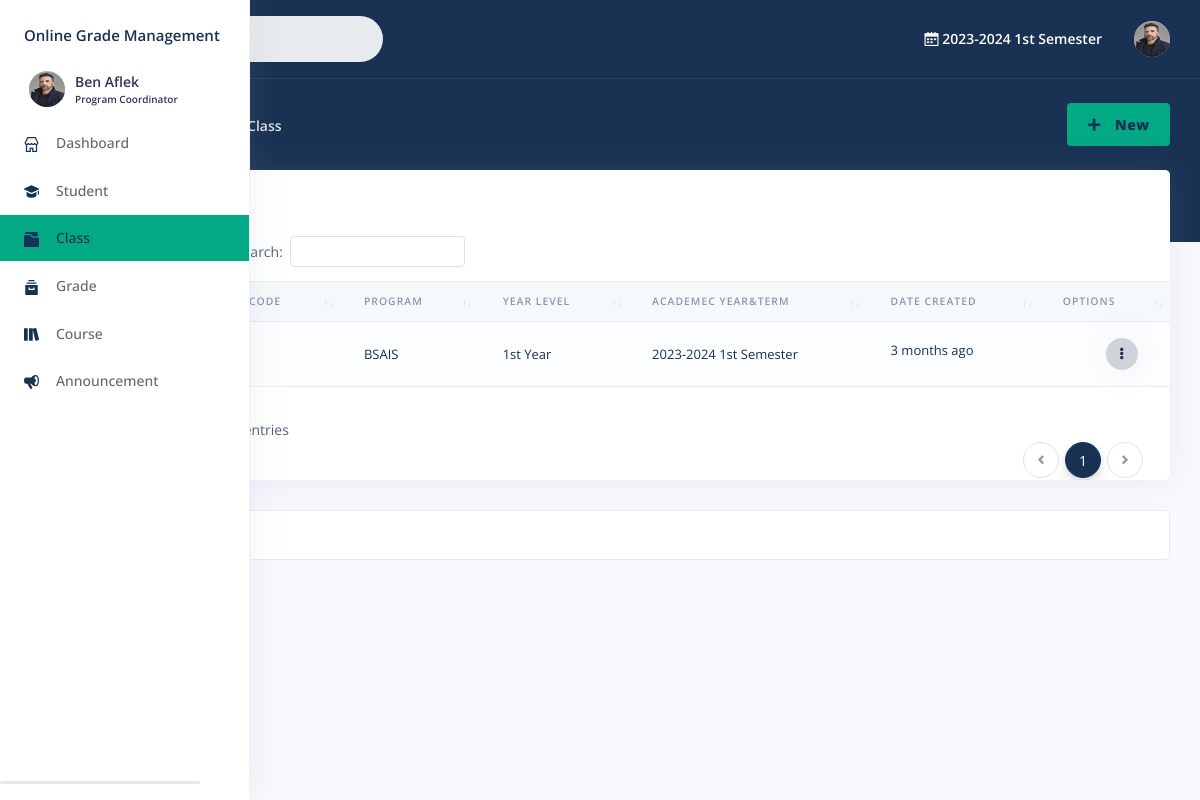
Screenshot of /faculty/class.php (signed in) with the database file from the repository.
### tables this page shows
CREATE TABLE `staff` (
  `id` int(11) NOT NULL,
  `user_id` int(11) DEFAULT NULL,
  `username` text NOT NULL,
  `institute_id` int(11) DEFAULT NULL,
  `position_id` int(11) NOT NULL,
  `created_on` datetime NOT NULL
);

CREATE TABLE `user` (
  `id` int(11) NOT NULL,
  `type` text NOT NULL,
  `username` text NOT NULL,
  `password` text NOT NULL,
  `firstname` text NOT NULL,
  `middlename` text DEFAULT NULL,
  `lastname` text NOT NULL,
  `gender` text DEFAULT NULL,
  `birthdate` date DEFAULT NULL,
  `address` text DEFAULT NULL,
  `phone_no` text DEFAULT NULL,
  `profileImage` text DEFAULT NULL,
  `isPasswordChanged` int(11) NOT NULL,
  `status` int(11) NOT NULL,
  `updated_on` datetime DEFAULT NULL,
  `created_on` datetime NOT NULL
);

CREATE TABLE `period` (
  `id` int(22) NOT NULL,
  `year` text NOT NULL,
  `term` int(11) NOT NULL,
  `status` int(11) NOT NULL,
  `updated_on` datetime DEFAULT NULL,
  `created_on` datetime NOT NULL
);

CREATE TABLE `class` (
  `id` int(20) NOT NULL,
  `class_code` text NOT NULL,
  `institute_id` int(20) DEFAULT NULL,
  `program_id` int(20) NOT NULL,
  `level` int(11) NOT NULL,
  `period_id` int(11) NOT NULL,
  `slot` int(22) DEFAULT NULL,
  `isSet` int(11) NOT NULL,
  `updated_on` datetime DEFAULT NULL,
  `created_on` datetime NOT NULL
);

CREATE TABLE `program` (
  `id` int(20) NOT NULL,
  `name` text NOT NULL,
  `description` text NOT NULL,
  `institute_id` int(20) NOT NULL,
  `updated_on` datetime NOT NULL,
  `created_on` datetime NOT NULL
);

### faculty/class.php (the view, shortened to what the rows shown need)
<?php
	include("include/session.php");
	include("include/header.php");
	include("../include/function.php");
	?>
	</head>
	<?php include("include/sidebar.php"); ?>
	<div class="main-content" id="panel">
		<?php
			include("include/topnav.php");
		?>
			<div class="container-fluid mt--6">
				  <div class="row">
					<div class="col">
					<div class="card">
					<div class="table-responsive">
              			<table class="table align-items-center table-flush table-striped" id="datatable-buttons">
                			<thead class="thead-light">
						  <tr>
						  	<th>No.</th>
							<th>Class Code</th>
							<th>Program</th>
							<th>Year Level</th>
							<th>Academec Year&Term</th>
							<th>Date Created</th>
							<th>Options</th>
						  </tr>
						</thead>
						<tbody>
							<?php
							try{
								$cnt=0;
								$sql = "SELECT *,`class`.`id` AS `class_id`,
								`program`.`name` AS `program_name`,
								`program`.`id` AS `program_id`,
								`period`.`id` AS `period_id`,
								`period`.`year` AS `period_year`,
								`period`.`term` AS `period_term`
								FROM `class`
								INNER JOIN `program` ON `program`.`id` = `class`.`program_id`
								INNER JOIN `period` ON `period`.`id` = `class`.`period_id`
								WHERE `program`.`institute_id`='".$user['institute_id']."'
								";
								$query = $con->query($sql);
								while ($row = $query->fetch(PDO::FETCH_ASSOC)) {
									$cnt++;
							?>
						  <tr>
						  	<td class="text-primary"><?php echo ''.$cnt;?></td>
							<td class="text-primary">
								<b>
							  </b>
							</td>
							<td>
								<span class="text-primary">
									<?php
										$description = isset($row['program_name']) ? htmlspecialchars(short_text($row['program_name']), ENT_QUOTES, 'UTF-8') : '';
										echo $description;
									?>
								</span>
							</td>
							<td>
								<span class="text-primary">
									<?php
										if($row['level']=='1')echo "1st Year";
										else if($row['level']=='2')echo "2nd Year";
										else if($row['level']=='3')echo "3rd Year";
										else if($row['level']=='4')echo "4th Year";
									?>
								</span>
							</td>
							<td>
								<span class="text-primary">
									<?php
										$year = isset($row['period_year']) ? htmlspecialchars(short_text($row['period_year']), ENT_QUOTES, 'UTF-8') : '';
										if($row['period_term']=='1')$term='1st Semester';
										else if($row['period_term']=='2')$term='2nd Semester';
										else if($row['period_term']=='3')$term='Summer';
										echo $year.' '.$term;
									?>
								</span>
							</td>
							<td>
							  <span class="text-primary">
								<?php
							  		$created_on = isset($row['created_on']) ? htmlspecialchars(created_on($row['created_on']), ENT_QUOTES, 'UTF-8') : '';
							  	?>	<label title="<?php echo formatDate($created_on); ?>"> <?php echo $created_on; ?></label>
							  </span>
							</td>
							<td class="text-right">
								<?php if($user['position_id']=='2'){ ?>
							  <div class="dropdown">
								<a class="btn btn-sm btn-icon-only bg-light rounded-circle shadow text-primary" href="#" role="button" data-toggle="dropdown" aria-haspopup="true" aria-expanded="false">
									<i class="fas fa-ellipsis-v"></i>
								</a>
							  </div>
							  <?php
									} else if($user['position_id']=='3'){
										echo '<button type="button" onclick="'."location.href='course_view.php'".'" class="btn btn-primary btn-sm"><i class="fa fa-eye"></i> View</button>';
									}
							  ?>
							</td>
						  </tr>
						  <?php  }
							}catch(Exception $e){
								$_SESSION['error']='Something went wrong in accessing scholarship program data.';
							}?>
						</tbody>
					  </table>
					</div>
				</div>
			</div>
		</div>
        </div>
      </div>
</body>
</html>

### faculty/include/sidebar.php (shortened to what the rows shown need)
<body>
  <?php
    include '../include/conn.php';
    include("include/session.php");
  ?>
  <nav class="sidenav navbar navbar-vertical fixed-left navbar-expand-xs navbar-light bg-white text-white" id="sidenav-main">
    <div class="scrollbar-inner">
      <div class="sidenav-header d-flex align-items-center">
          <div class="navbar-brand sidebar-user text-left">
            <a href="profile.php">
            <span class="avatar avatar-sm rounded-circle" >
              <?php $userphoto = $user['profileImage'];
                if ($userphoto == "") :
              ?>
              <img src="img/profile.png" alt="Image placeholder">
              <?php else : ?>
                <img alt="Image placeholder" src="img/<?php echo htmlentities($userphoto); ?>" style="width:40px;height:35px;border-radius:50%;">
              <?php endif; ?>
            </span>
            <span>
              <h5 class=" m-0 text-sm  font-weight-bold">
                <?php echo  htmlentities($user['firstname'].' '.$user['lastname']);  ?>
              </h5>
              <h6 class="text-overflow m-0" data-toggle="tooltip" data-placement="left" title="User">
                <?php
                if($user['position_id']=='2'){
                  $position="Program Coordinator";
                }else if($user['position_id']=='3'){
                  $position="Teacher";
                }
                echo htmlentities($position);  ?>
              </h6>
            </span>
            </a>
          </div>
      </div>
      <br>
    </div>
  </nav>

### faculty/include/topnav.php (shortened to what the rows shown need)
<?php
  include '../include/conn.php';
	include("include/session.php");
?>
  <nav class="navbar navbar-top navbar-expand navbar-dark bg-primary border-bottom">
    <div class="container-fluid">
      <div class="collapse navbar-collapse" id="navbarSupportedContent">
        <ul class="navbar-nav align-items-center ml-md-auto">
          <li class="nav-item dropdown">
            <p class="nav-link mb-0 text-sm  font-weight-bold text-white" href="#">
              <i class="ni ni-calendar-grid-58"></i>
              <?php
                try {
                    $query = "SELECT * FROM `period` WHERE `status` = '1' LIMIT 1";
                    $stmt = $con->prepare($query);
                    $stmt->execute();
                    $result = $stmt->fetch(PDO::FETCH_ASSOC);
                    if ($result) {
                        echo $result['year'] . " ";
                        if ($result['term'] == '1') echo "1st Semester";
                        else if ($result['term'] == '2') echo "2nd Semester";
                        else if ($result['term'] == '3') echo "Summer";
                        else echo "Unknown Term";
                    } else  echo "No active period found.";
                } catch (PDOException $e) {  echo "Error: " . $e->getMessage(); }
              ?>
            </p>
          </li>
        </ul>
        <ul class="navbar-nav align-items-center ml-auto ml-md-0">
          <li class="nav-item dropdown">
            <a class="nav-link pr-0" href="#" role="button" data-toggle="dropdown" aria-haspopup="true" aria-expanded="false">
              <div class="media align-items-center">
                  <span class="avatar avatar-sm rounded-circle">
                    <?php $userphoto = $user['profileImage'];
                    if ($userphoto == "") :
                    ?>
                      <img src="img/profile.png" alt="Image placeholder">
                    <?php else : ?>
                      <img alt="Image placeholder" src="img/<?php echo htmlentities($userphoto); ?>" style="width:40px;height:35px;border-radius:50%;">
                    <?php endif; ?>
                  </span>
              </div>
            </a>
          </li>
        </ul>
      </div>
    </div>
  </nav>

### rows the page displays
staff: user.profileImage (picture), user.firstname+lastname "Ben Aflek", position "Program Coordinator"
period: year "2023-2024"
class: program.name "BSAIS", level "1st Year", period.year "2023-2024", period.term "1st Semester", period.created_on "3 months ago"

### other values shown
$currentpage "Class"
